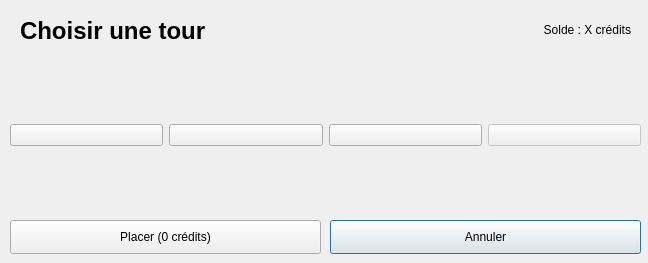
<?xml version="1.0" encoding="UTF-8"?>
<ui version="4.0">
 <class>DialogSelectTower</class>
 <widget class="QDialog" name="DialogSelectTower">
  <property name="windowModality">
   <enum>Qt::WindowModality::ApplicationModal</enum>
  </property>
  <property name="geometry">
   <rect>
    <x>0</x>
    <y>0</y>
    <width>648</width>
    <height>263</height>
   </rect>
  </property>
  <property name="windowTitle">
   <string>Selcetionnez une tour a placer</string>
  </property>
  <widget class="QPushButton" name="cancel_btn">
   <property name="geometry">
    <rect>
     <x>330</x>
     <y>220</y>
     <width>311</width>
     <height>34</height>
    </rect>
   </property>
   <property name="text">
    <string>Annuler</string>
   </property>
  </widget>
  <widget class="QPushButton" name="placer_btn">
   <property name="geometry">
    <rect>
     <x>10</x>
     <y>220</y>
     <width>311</width>
     <height>34</height>
    </rect>
   </property>
   <property name="text">
    <string>Placer (0 crédits)</string>
   </property>
  </widget>
  <widget class="QLabel" name="titlelabel">
   <property name="geometry">
    <rect>
     <x>20</x>
     <y>10</y>
     <width>301</width>
     <height>41</height>
    </rect>
   </property>
   <property name="font">
    <font>
     <pointsize>18</pointsize>
     <bold>true</bold>
    </font>
   </property>
   <property name="text">
    <string>Choisir une tour</string>
   </property>
   <property name="textFormat">
    <enum>Qt::TextFormat::AutoText</enum>
   </property>
   <property name="alignment">
    <set>Qt::AlignmentFlag::AlignLeading|Qt::AlignmentFlag::AlignLeft|Qt::AlignmentFlag::AlignVCenter</set>
   </property>
  </widget>
  <widget class="QLabel" name="label">
   <property name="geometry">
    <rect>
     <x>480</x>
     <y>20</y>
     <width>151</width>
     <height>20</height>
    </rect>
   </property>
   <property name="text">
    <string>Solde : X crédits</string>
   </property>
   <property name="alignment">
    <set>Qt::AlignmentFlag::AlignRight|Qt::AlignmentFlag::AlignTrailing|Qt::AlignmentFlag::AlignVCenter</set>
   </property>
  </widget>
  <widget class="QWidget" name="buttons" native="true">
   <property name="geometry">
    <rect>
     <x>10</x>
     <y>60</y>
     <width>631</width>
     <height>151</height>
    </rect>
   </property>
   <layout class="QHBoxLayout" name="horizontalLayout">
    <item>
     <widget class="QPushButton" name="tourlectrique">
      <property name="text">
       <string/>
      </property>
      <property name="icon">
       <iconset>
        <normaloff>Assets/tourlectrique.png</normaloff>Assets/tourlectrique.png</iconset>
      </property>
      <property name="iconSize">
       <size>
        <width>130</width>
        <height>130</height>
       </size>
      </property>
      <property name="checkable">
       <bool>true</bool>
      </property>
      <property name="autoExclusive">
       <bool>true</bool>
      </property>
     </widget>
    </item>
    <item>
     <widget class="QPushButton" name="sapintueur">
      <property name="text">
       <string/>
      </property>
      <property name="icon">
       <iconset>
        <normaloff>Assets/sapintueur.png</normaloff>Assets/sapintueur.png</iconset>
      </property>
      <property name="iconSize">
       <size>
        <width>130</width>
        <height>130</height>
       </size>
      </property>
      <property name="checkable">
       <bool>true</bool>
      </property>
      <property name="autoExclusive">
       <bool>true</bool>
      </property>
     </widget>
    </item>
    <item>
     <widget class="QPushButton" name="cristalexplosif">
      <property name="text">
       <string/>
      </property>
      <property name="icon">
       <iconset>
        <normaloff>Assets/cristalexplosif.png</normaloff>Assets/cristalexplosif.png</iconset>
      </property>
      <property name="iconSize">
       <size>
        <width>130</width>
        <height>130</height>
       </size>
      </property>
      <property name="checkable">
       <bool>true</bool>
      </property>
      <property name="autoExclusive">
       <bool>true</bool>
      </property>
     </widget>
    </item>
    <item>
     <widget class="QPushButton" name="lasttowser">
      <property name="enabled">
       <bool>false</bool>
      </property>
      <property name="text">
       <string/>
      </property>
      <property name="icon">
       <iconset>
        <normaloff>Assets/tourlectrique.png</normaloff>Assets/tourlectrique.png</iconset>
      </property>
      <property name="iconSize">
       <size>
        <width>130</width>
        <height>130</height>
       </size>
      </property>
      <property name="checkable">
       <bool>true</bool>
      </property>
      <property name="autoExclusive">
       <bool>true</bool>
      </property>
     </widget>
    </item>
   </layout>
  </widget>
  <zorder>buttons</zorder>
  <zorder>cancel_btn</zorder>
  <zorder>placer_btn</zorder>
  <zorder>titlelabel</zorder>
  <zorder>label</zorder>
 </widget>
 <resources/>
 <connections/>
</ui>
